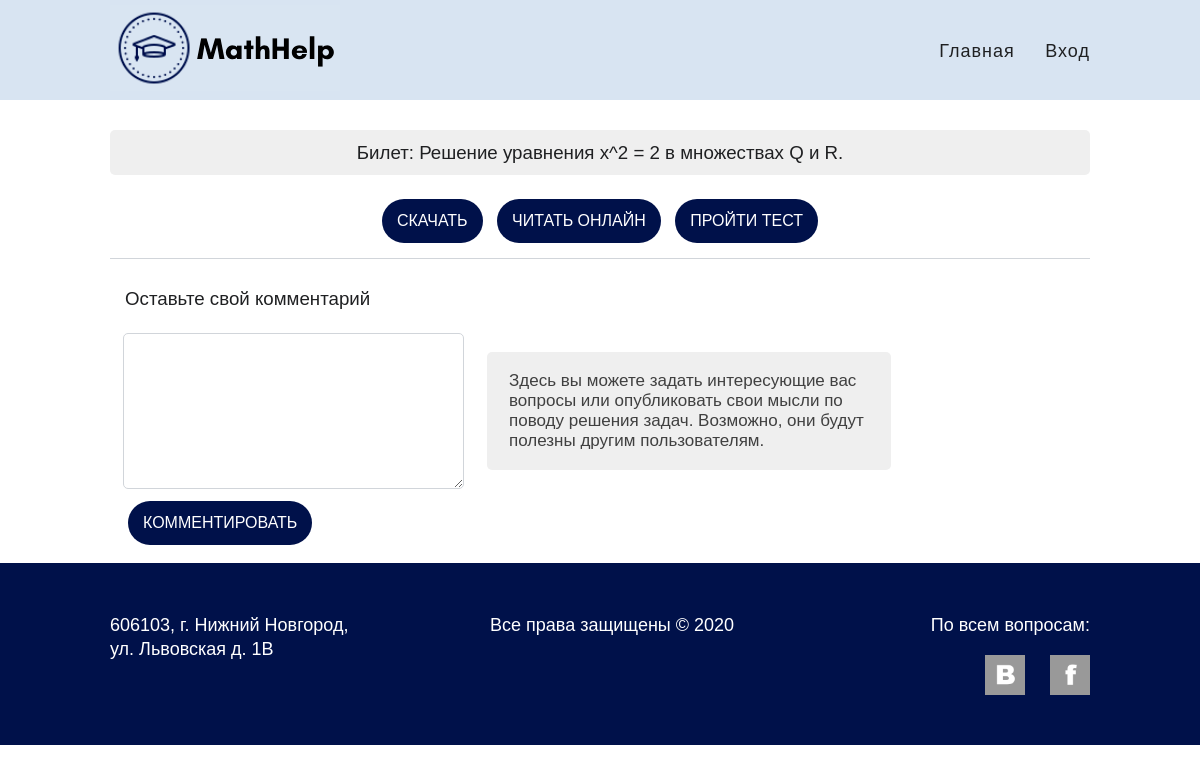
Before: /tickets/7 with the older database file.
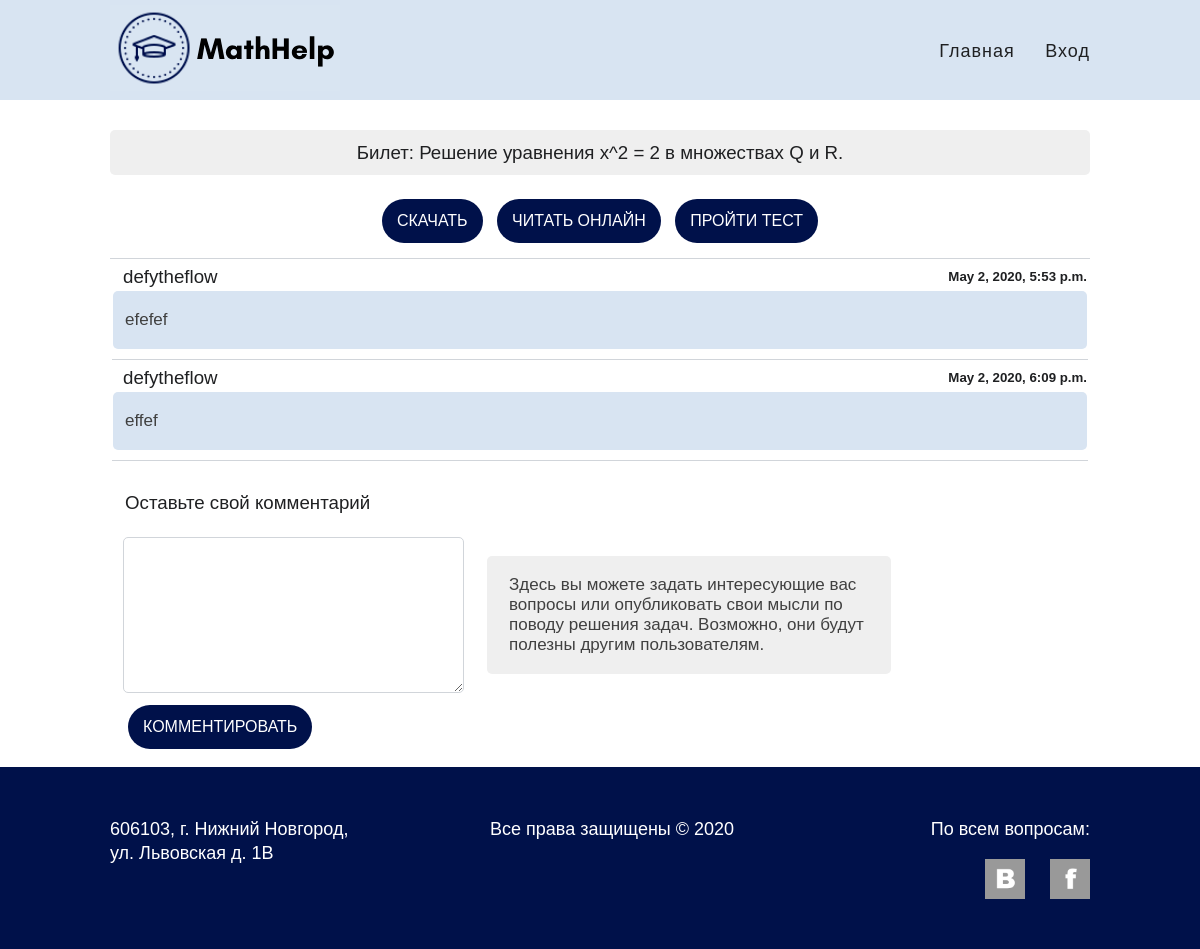
After: the same page with the newer database file.
### apps/forum/models.py (models this page shows, shortened)
class Comment(models.Model):
    ticket = models.ForeignKey(Ticket, on_delete=models.CASCADE)
    user = models.ForeignKey(get_user_model(), on_delete=models.CASCADE)
    date = models.DateTimeField(auto_now_add=True)
    body = models.TextField(max_length=2048)

### apps/tickets/views.py (the view)
class TicketDetailView(DetailView):
    model = Ticket
    template_name = f'{TicketsConfig.name}/ticket-detail.html'
    pk_url_kwarg = 'ticket_id'
    def get_context_data(self, **kwargs):
        context = super().get_context_data(**kwargs)
        context['comment_form'] = CommentCreateForm(self.get_object(), self.request.user)
        return context

### apps/forum/forms.py (shortened to what this page needs)
class CommentCreateForm(forms.ModelForm):
    class Meta:
        model = Comment
        fields = ['body']
    def __init__(self, ticket, user, *args, **kwargs):
        super().__init__(*args, **kwargs)
        self.use_required_attribute = False
        self.ticket = ticket
        self.user = user

### apps/accounts/context_processors.py (called while the page is built)
def accounts(request):
    return {
        'ACCOUNT_LOGIN_URL':           AccountsConfig.ACCOUNT_LOGIN_URL,
        'ACCOUNT_LOGOUT_URL':          AccountsConfig.ACCOUNT_LOGOUT_URL,
        'ACCOUNT_SETTINGS_URL':        AccountsConfig.ACCOUNT_SETTINGS_URL,
        'ACCOUNT_CREATE_URL':          AccountsConfig.ACCOUNT_CREATE_URL,
        'ACCOUNT_DELETE_URL':          AccountsConfig.ACCOUNT_DELETE_URL,
        'ACCOUNT_PASSWORD_CHANGE_URL': AccountsConfig.ACCOUNT_PASSWORD_CHANGE_URL,
        'ACCOUNT_USERNAME_UPDATE_URL': AccountsConfig.ACCOUNT_USERNAME_UPDATE_URL,
        'ACCOUNT_EMAIL_UPDATE_URL':    AccountsConfig.ACCOUNT_EMAIL_UPDATE_URL,
    }

### apps/forum/context_processors.py (called while the page is built)
def forum(request):
    return {
        'FORUM_COMMENT_CREATE_URL': ForumConfig.FORUM_COMMENT_CREATE_URL,
        'FORUM_COMMENT_DELETE_URL': ForumConfig.FORUM_COMMENT_DELETE_URL,
    }

### apps/tickets/templates/tickets/ticket-detail.html (shortened to what this page needs)
{% extends 'base.html' %}
{% load static %}
{% block css %}
  <link rel="stylesheet" href="{% static 'tickets/css/style.css' %}">
{% endblock %}
{% block content %}
<div class="container">
  <div class="ticket-detail">
    <h3>Билет: {{ ticket.name }}</h3>
  </div>
  <div class="border-bottom ticket-actions">
    <a class="btn btn-blue" href="{{ ticket.get_pdf_url }}" download>Скачать</a>
    <a class="btn btn-blue" href="{{ ticket.get_pdf_url }}">Читать онлайн</a>
    <a class="btn btn-blue" href="{{ ticket.get_quiz_url }}">Пройти тест</a>
  </div>
  <table class="comments-table">
    {% for comment in ticket.get_comments %}
      <tr>
        <td class="border-bottom">
          <h3>{{ comment.user }}</h3>
          <h5>{{ comment.date }}</h5>
          <div class="comment-body">
            <p>{{ comment.body }}</p>
          </div>
        </td>
      </tr>
    {% endfor %}
  </table>
  <div class="submit-comment">
    <h3>Оставьте свой комментарий</h3>
    <table>
      <tr>
        <td>
          <form action="{% url FORUM_COMMENT_CREATE_URL ticket.id %}" method="POST">
            {% for field in comment_form %}
              {{ field }}
            {% endfor %}<br>
            <button type="submit" class="btn btn-blue">Комментировать</button>
          </form>
        </td>
        <td class="submit-comment-instruction">
          <div>
            <p>Здесь вы можете задать интересующие вас вопросы или опубликовать
              свои мысли по поводу решения задач. Возможно, они будут полезны другим пользователям.</p>
          </div>
        </td>
      </tr>
    </table>
    </div>
  </div>
{% endblock %}

Changed rows visible on the page:
added Comment: user "defytheflow", date "May 2, 2020, 5:53 p.m.", body "efefef"
added Comment: user "defytheflow", date "May 2, 2020, 6:09 p.m.", body "effef"
